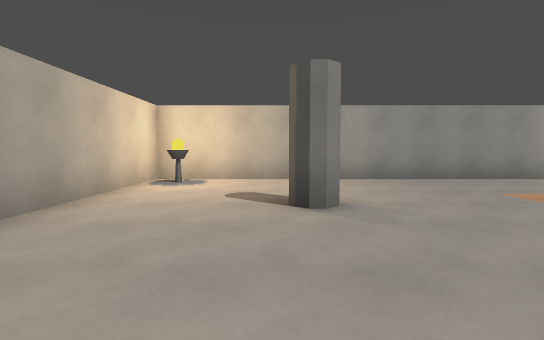
View 1 (above)

19 first-person views from a walk through a Godot game level. The camera is 1.3 m above the floor, tilts 4° down and sees 85° across. The floor is counted in squares, 2 m on a side. Each view is taken from the middle of a square. On the plan, view 1 faces up. The plan holds only what a view shows up to about 9 squares ahead; the rest is blank.

View 2
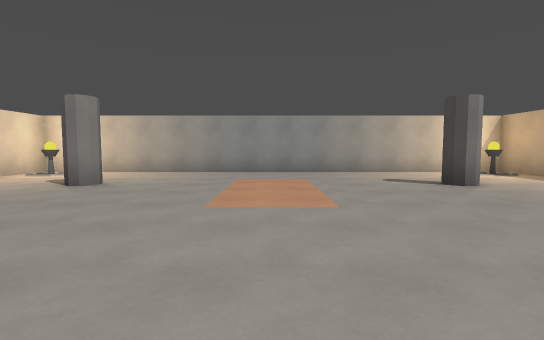

View 3
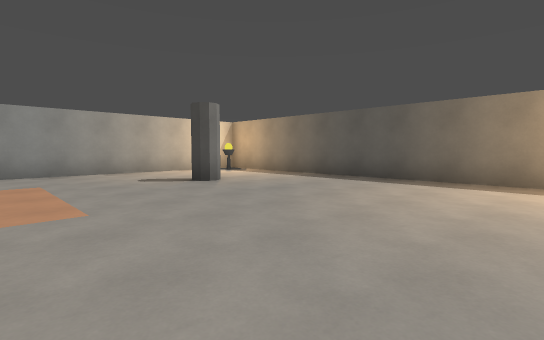

View 4
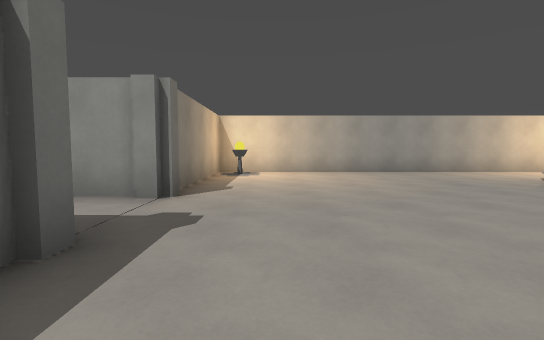

View 5
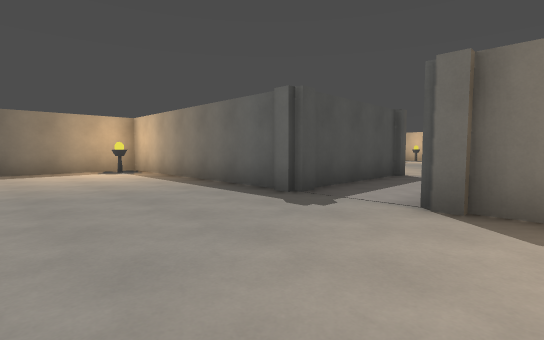

View 6
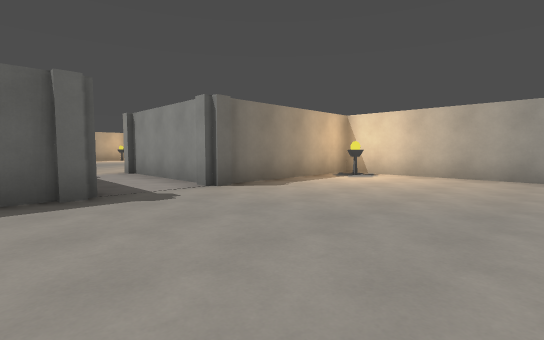

View 7
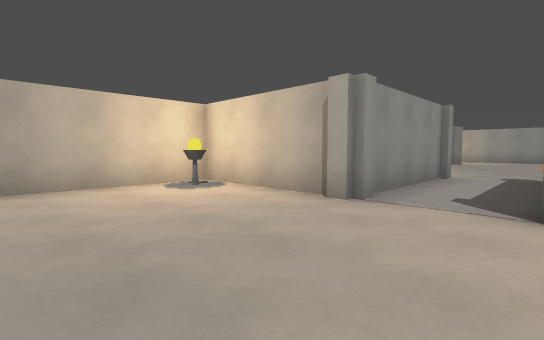

View 8
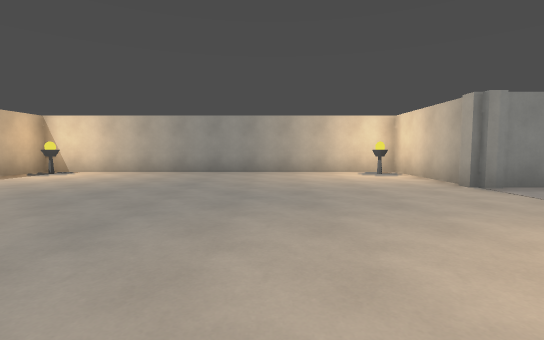

View 9
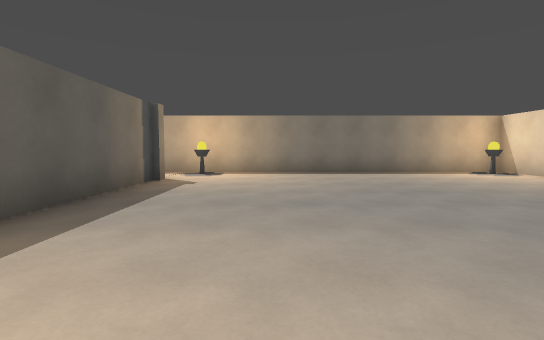

View 10
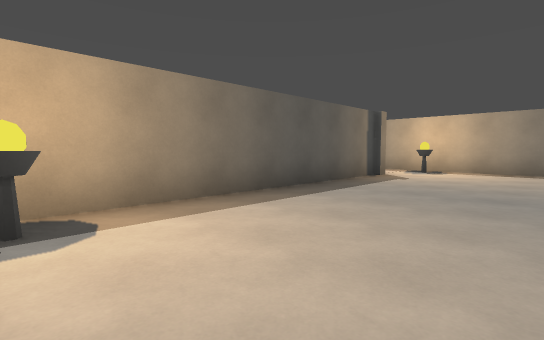

View 11
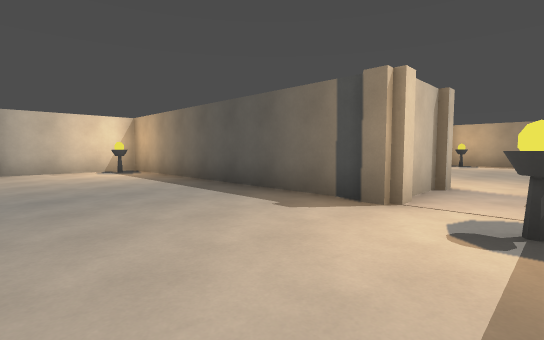

View 12
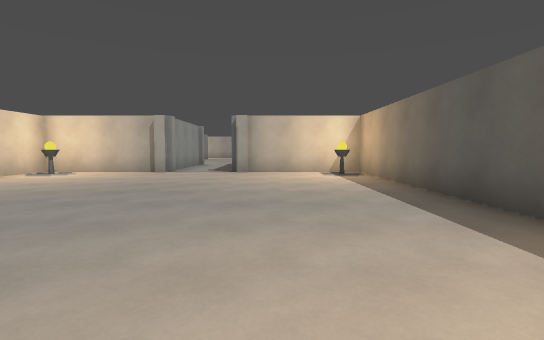

View 13
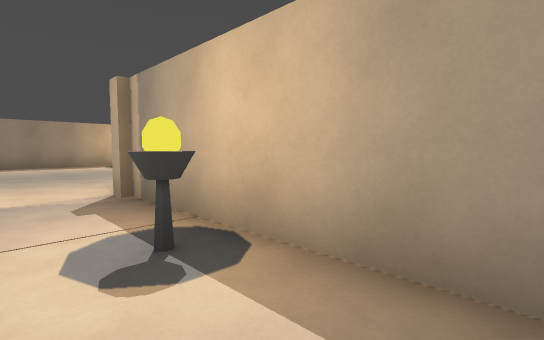

View 14
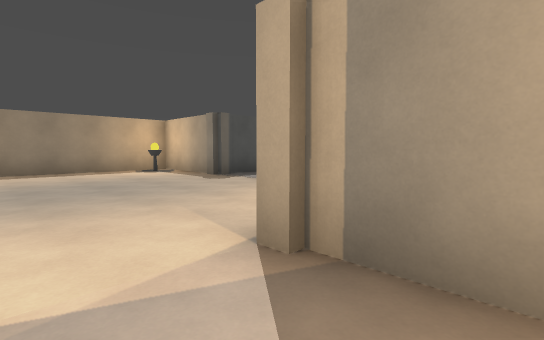

View 15
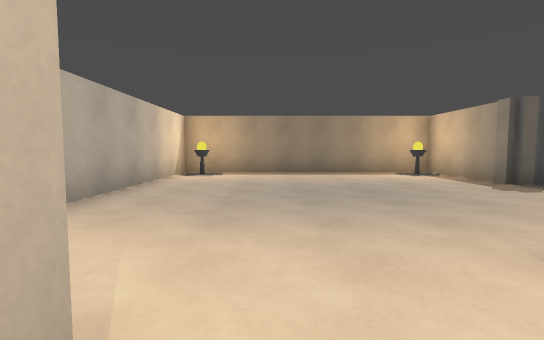

View 16
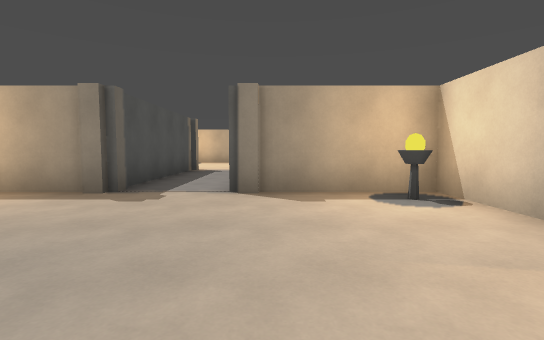

View 17
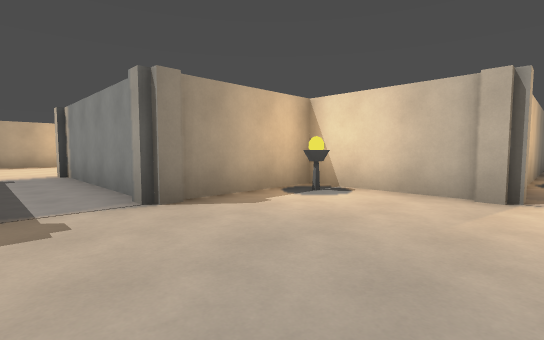

View 18
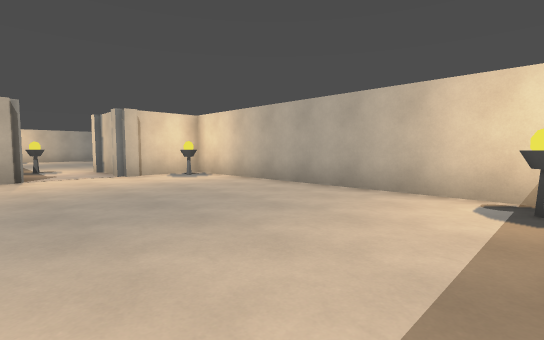

View 19
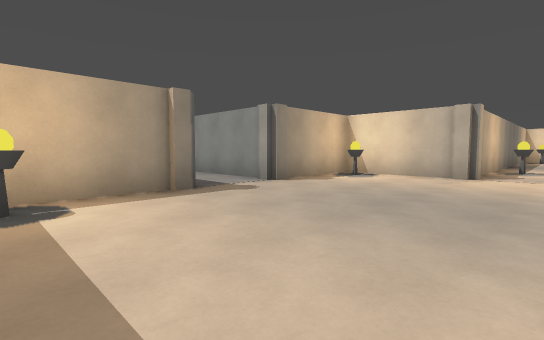

### Floor plan
Ten units are one square. View 1 is at (0, 0); x grows to the right and y downward. Boxes are objects, and circles mark ways between rooms. Rooms are numbered by the first view taken in them; rooms with no view inside come last. Other rooms are left out.
<svg viewBox="-30 -70 210 330">
<path fill="none" stroke="#000" d="M38 35 102 35M20 32 20 78M105 34 105 -65 -25 -65 -25 35 22 35M40 75 40 32M22 75 -15 75 -15 175 98 175M98 157 75 157 75 75 40 75M125 202 125 255M95 172 95 205 128 205M145 250 145 205 175 205 175 135 95 135 95 158"/>
<rect x="-25" y="25" width="10" height="10" fill="#bbb"><title>other object</title></rect>
<rect x="-25" y="-65" width="10" height="10" fill="#bbb"><title>other object</title></rect>
<rect x="-5" y="-45" width="20" height="20" fill="#bbb"><title>pillar</title></rect>
<rect x="65" y="-45" width="20" height="20" fill="#bbb"><title>pillar</title></rect>
<rect x="95" y="25" width="10" height="10" fill="#bbb"><title>other object</title></rect>
<rect x="95" y="-65" width="10" height="10" fill="#bbb"><title>other object</title></rect>
<rect x="-15" y="165" width="10" height="10" fill="#bbb"><title>other object</title></rect>
<rect x="-15" y="75" width="10" height="10" fill="#bbb"><title>cylinder</title></rect>
<rect x="65" y="165" width="10" height="10" fill="#bbb"><title>cylinder</title></rect>
<rect x="65" y="75" width="10" height="10" fill="#bbb"><title>cylinder</title></rect>
<rect x="95" y="195" width="10" height="10" fill="#bbb"><title>cylinder</title></rect>
<rect x="95" y="135" width="10" height="10" fill="#bbb"><title>other object</title></rect>
<rect x="165" y="195" width="10" height="10" fill="#bbb"><title>cylinder</title></rect>
<rect x="165" y="135" width="10" height="10" fill="#bbb"><title>cylinder</title></rect>
<circle cx="30" cy="70" r="3" fill="#2a7"/>
<circle cx="85" cy="165" r="3" fill="#2a7"/>
<text x="40" y="-10">1</text>
<text x="30" y="130">2</text>
<text x="130" y="180">3</text>
</svg>
Room 1 opens to room 2. Room 2 opens to room 3.

Where each view was taken, in squares from view 1:
view 1: 0 up, 0 right, facing up
view 2: 2 down, 4 right, facing up
view 3: 2 down, 4 right, facing up-right
view 4: 2 down, 6 right, facing left
view 5: 0 up, 1 right, facing down-right
view 6: 1 up, 5 right, facing down-left
view 7: 11 down, 4 right, facing up-left
view 8: 11 down, 7 right, facing left
view 9: 9 down, 5 right, facing down
view 10: 8 down, 4 right, facing down-right
view 11: 17 down, 4 right, facing up-right
view 12: 16 down, 5 right, facing up
view 13: 16 down, 5 right, facing down-right
view 14: 16 down, 8 right, facing down-right
view 15: 16 down, 9 right, facing right
view 16: 16 down, 12 right, facing down
view 17: 17 down, 14 right, facing down-left
view 18: 18 down, 17 right, facing up-left
view 19: 16 down, 17 right, facing down-left
